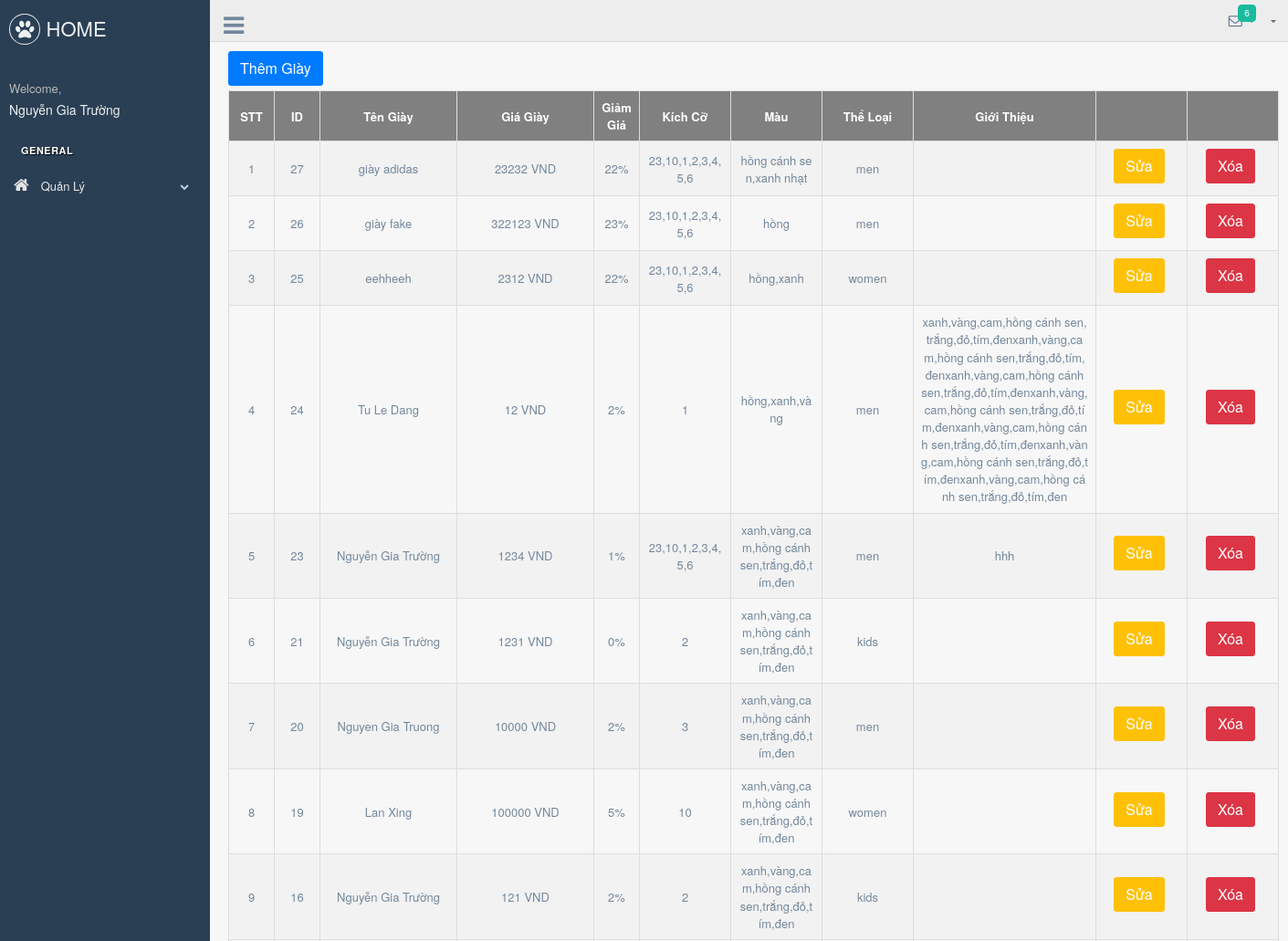
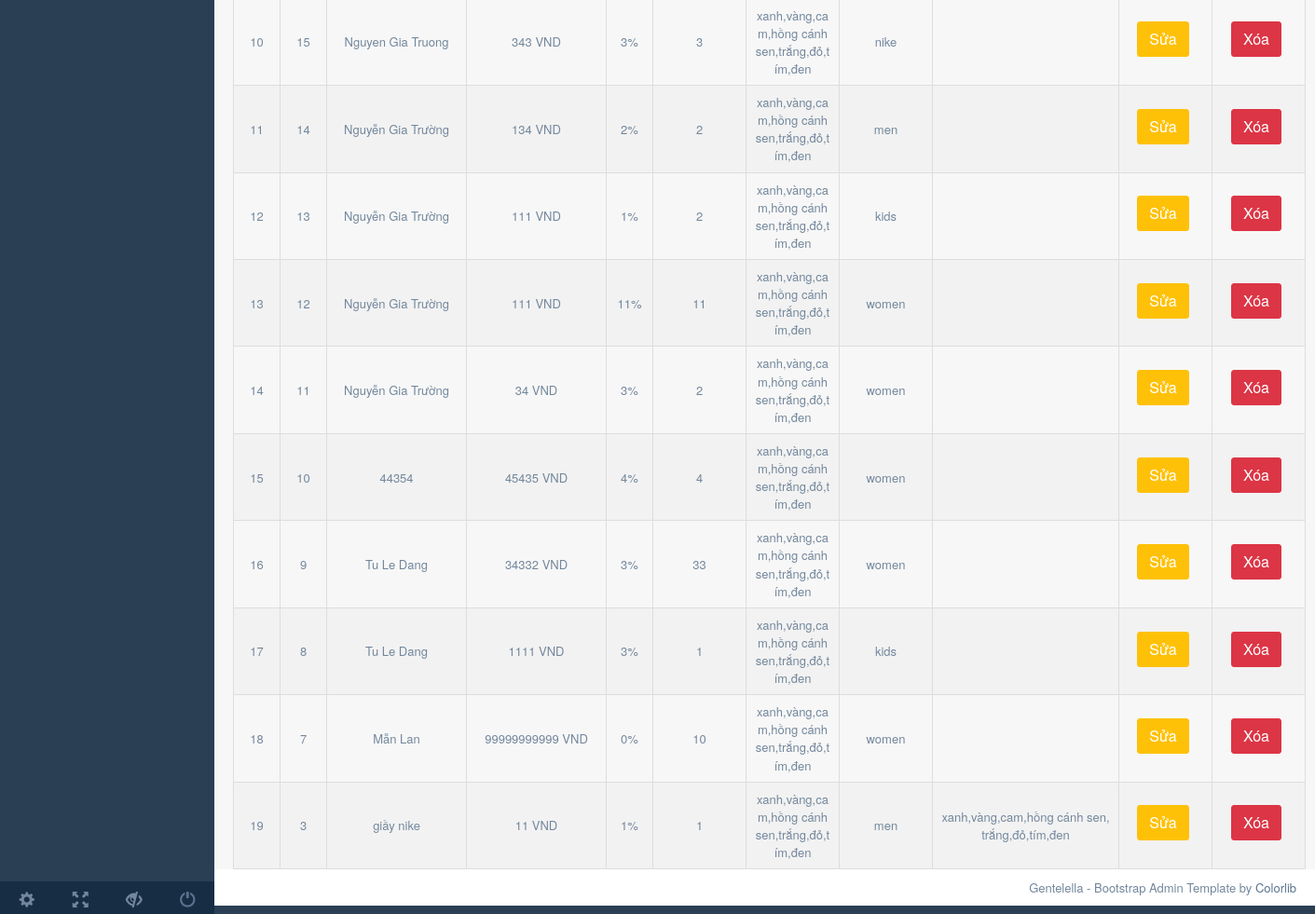
The page /admin/production/shoe.php (signed in) on the database its author committed (2 pictures, top to bottom).
### tables this page shows
CREATE TABLE `user` (
  `id` int(11) NOT NULL,
  `username` varchar(255) NOT NULL,
  `password` varchar(255) NOT NULL,
  `fullname` varchar(255) NOT NULL,
  `dob` date NOT NULL,
  `address` varchar(255) NOT NULL,
  `role` tinyint(1) NOT NULL DEFAULT 0,
  `gender` tinyint(1) NOT NULL DEFAULT 0,
  `email` varchar(255) NOT NULL,
  `phone` varchar(10) NOT NULL
);

CREATE TABLE `shoe` (
  `id` int(11) NOT NULL,
  `name` varchar(255) NOT NULL,
  `price` bigint(11) NOT NULL,
  `sale` int(11) NOT NULL,
  `size` varchar(255) NOT NULL,
  `category_id` int(11) NOT NULL,
  `color` varchar(255) NOT NULL,
  `review` varchar(500) NOT NULL
);

CREATE TABLE `category` (
  `id` int(11) NOT NULL,
  `name` varchar(255) NOT NULL
);

### backend/auth.php (called while the page is built, shortened)
<?php
require_once (__DIR__."../../connect.php") ;
class Auth{
    public static function findOneByUsernameAndPassword($username,$password){
        global $conn;
        $sql="select * from user where username = '$username' and password = '$password'";
        $run = mysqli_query($conn,$sql)->fetch_assoc();
        return $run;
    }
    public static function loginWithCookie(){
        if(isset($_COOKIE['username']) && isset($_COOKIE['password'])) {
            $username= $_COOKIE['username'];
            $password= $_COOKIE['password'];
            $run = Auth::findOneByUsernameAndPassword($username,$password);
            return $run ? $run : null;
        }
        return null;
    }
}

### repository/shoeRepository.php (called while the page is built, shortened)
<?php
    require_once(__DIR__."../../connect.php");
    class ShoeRepository{
        public function getAll($limit){
            global $conn;
            $sql = "select s.id as shoe_id, s.name as shoe_name, s.*, c.* from shoe s join category c on c.id=s.category_id order by s.id desc ";
            return mysqli_query($conn,$sql);
        }
    }
?>

### admin/production/shoe.php (the view, shortened to what this page needs)
<?php
    require_once("../../backend/filterAdmin.php");
    require_once("../../repository/shoeRepository.php");
    $shoeRepository = new ShoeRepository();
?>
<!DOCTYPE html>
<html lang="en">
  <head>
    <link href="../vendors/bootstrap/dist/css/bootstrap.min.css" rel="stylesheet">
    <link href="../vendors/font-awesome/css/font-awesome.min.css" rel="stylesheet">
    <link href="../vendors/nprogress/nprogress.css" rel="stylesheet">
    <link href="../vendors/iCheck/skins/flat/green.css" rel="stylesheet">
    <link href="../vendors/bootstrap-progressbar/css/bootstrap-progressbar-3.3.4.min.css" rel="stylesheet">
    <link href="../vendors/jqvmap/dist/jqvmap.min.css" rel="stylesheet"/>
    <link href="../vendors/bootstrap-daterangepicker/daterangepicker.css" rel="stylesheet">
    <link href="../build/css/custom.min.css" rel="stylesheet">
    <link href="css/shoe.css" rel="stylesheet">
  </head>
  <body class="nav-md">
    <div class="container body">
      <div class="main_container">
        <div class="col-md-3 left_col">
          <div class="left_col scroll-view">
            <div class="navbar nav_title" style="border: 0;">
              <a href="../../index.php" class="site_title"><i class="fa fa-paw"></i> <span>HOME</span></a>
            </div>
            <div class="profile clearfix">
              <div class="profile_info">
                <span>Welcome,</span>
                <h2><?php require_once("../../backend/filterWithCookieAdmin.php") ?></h2>
              </div>
            </div>
            <br />
            <div id="sidebar-menu" class="main_menu_side hidden-print main_menu">
              <div class="menu_section">
                <h3>General</h3>
                <ul class="nav side-menu">
                  <li><a><i class="fa fa-home"></i> Quản Lý <span class="fa fa-chevron-down"></span></a>
                  </li>
                </ul>
              </div>
            </div>
            <div class="sidebar-footer hidden-small">
              <a data-toggle="tooltip" data-placement="top" title="Settings">
                <span class="glyphicon glyphicon-cog" aria-hidden="true"></span>
              </a>
              <a data-toggle="tooltip" data-placement="top" title="FullScreen">
                <span class="glyphicon glyphicon-fullscreen" aria-hidden="true"></span>
              </a>
              <a data-toggle="tooltip" data-placement="top" title="Lock">
                <span class="glyphicon glyphicon-eye-close" aria-hidden="true"></span>
              </a>
              <a data-toggle="tooltip" data-placement="top" title="Logout" href="login.html">
                <span class="glyphicon glyphicon-off" aria-hidden="true"></span>
              </a>
            </div>
          </div>
        </div>
        <div class="top_nav">
          <div class="nav_menu">
              <div class="nav toggle">
                <a id="menu_toggle"><i class="fa fa-bars"></i></a>
              </div>
              <nav class="nav navbar-nav">
              <ul class=" navbar-right">
                <li class="nav-item dropdown open" style="padding-left: 15px;">
                  <a href="javascript:;" class="user-profile dropdown-toggle" aria-haspopup="true" id="navbarDropdown" data-toggle="dropdown" aria-expanded="false">
                  <?php require_once("../../backend/filterWithCookieAdmin.php") ?>
                  </a>
                </li>
                <li role="presentation" class="nav-item dropdown open">
                  <a href="javascript:;" class="dropdown-toggle info-number" id="navbarDropdown1" data-toggle="dropdown" aria-expanded="false">
                    <i class="fa fa-envelope-o"></i>
                    <span class="badge bg-green">6</span>
                  </a>
                </li>
              </ul>
            </nav>
          </div>
        </div>
        <div class="right_col" role="main">
        <a class="btn btn-primary" href="addShoe.php" role="button">Thêm Giày</a>
          <table id="tableShoe">
            <tr>
              <th class="text-center" style="min-width:50px">STT</th>
              <th class="text-center" style="min-width:50px">ID</th>
              <th class="text-center" style="min-width:150px">Tên Giày</th>
              <th class="text-center" style="min-width:150px">Giá Giày</th>
              <th class="text-center" style="min-width:50px">Giảm Giá</th>
              <th class="text-center" style="min-width:100px">Kích Cỡ</th>
              <th class="text-center" style="min-width:100px">Màu</th>
              <th class="text-center" style="min-width:100px">Thể Loại</th>
              <th class="text-center" style="min-width:200px">Giới Thiệu</th>
              <th class="text-center" style="min-width:100px"> </th>
              <th class="text-center" style="min-width:100px"> </th>
            </tr>
            <?php
                  $listShoe = $shoeRepository->getAll(null);
                  $i=1;
                  foreach($listShoe as $shoe){
              ?>
            <tr>
                <td><?php echo $i++; ?></td>
                <td><?php echo $shoe['shoe_id']?></td>
                <td><?php echo $shoe['shoe_name']?></td>
                <td><?php echo $shoe['price']." VND"?></td>
                <td><?php echo $shoe['sale']."%"?></td>
                <td><?php echo $shoe['size']?></td>
                <td><?php echo $shoe['color']?></td>
                <td><?php echo $shoe['name']?></td>
                <td><?php echo $shoe['review']?></td>
                <td><a class="btn btn-warning" href="updateShoe.php?id=<?php echo $shoe['shoe_id']?>" role="button">Sửa</a></td>
                <td><a class="btn btn-danger" href="deleteShoe.php?id=<?php echo $shoe['shoe_id']?>" role="button" onclick="return confirm('Bạn có muốn xóa không?');">Xóa</a></td>
            </tr>
            <?php
                  }
            ?>
        </table>
        </div>
        <footer>
          <div class="pull-right">
            Gentelella - Bootstrap Admin Template by <a href="https://colorlib.com">Colorlib</a>
          </div>
          <div class="clearfix"></div>
        </footer>
      </div>
    </div>
  </body>
</html>

### backend/filterWithCookieAdmin.php
<?php
    require_once("auth.php");
    $checkCookie = Auth::loginWithCookie();
    if($checkCookie != null){
        echo $checkCookie['fullname'];
    }
?>

### admin/production/css/shoe.css (style rules this page uses)
table, th, td { border:1px solid black; text-align: center; }
td { word-break: break-all; }
#tableShoe { border-collapse: collapse; width: 100%; margin: 0 auto; }
#tableShoe td, #tableShoe th { border: 1px solid #ddd; padding: 8px; }
#tableShoe tr:nth-child(even) { background-color: #f2f2f2; }
#tableShoe th { text-align: left; background-color: grey; color: white; }

### rows shown on the page
user: fullname "Nguyễn Gia Trường"
shoe: id "27", name "giày adidas", price "23232", sale "22", size "23,10,1,2,3,4,5,6", color "hồng cánh sen,xanh nhạt", category.name "men"
shoe: id "26", name "giày fake", price "322123", sale "23", size "23,10,1,2,3,4,5,6", color "hồng", category.name "men"
shoe: id "25", name "eehheeh", price "2312", sale "22", size "23,10,1,2,3,4,5,6", color "hồng,xanh", category.name "women"
shoe: id "24", name "Tu Le Dang", price "12", sale "2", size "1", color "hồng,xanh,vàng", category.name "men", review "xanh,vàng,cam,hồng cánh sen,trắng,đỏ,tím,đenxanh,vàng,cam,hồng cánh sen,trắng,đỏ,tím,đenxanh,vàng,cam,hồng cánh sen,trắng,đỏ,tím,đenxanh,vàng,cam,hồng cánh sen,trắng,đỏ,tím,đenxanh,vàng,cam,hồng cánh sen,trắng,đỏ,tím,đenxanh,vàng,cam,hồng cánh sen,trắng,đỏ,tím,đenxanh,vàng,cam,hồng cánh sen,trắng,đỏ,tím,đen"
shoe: id "23", name "Nguyễn Gia Trường", price "1234", sale "1", size "23,10,1,2,3,4,5,6", color "xanh,vàng,cam,hồng cánh sen,trắng,đỏ,tím,đen", category.name "men", review "hhh"
shoe: id "21", name "Nguyễn Gia Trường", price "1231", sale "0", size "2", color "xanh,vàng,cam,hồng cánh sen,trắng,đỏ,tím,đen", category.name "kids"
shoe: id "20", name "Nguyen Gia Truong", price "10000", sale "2", size "3", color "xanh,vàng,cam,hồng cánh sen,trắng,đỏ,tím,đen", category.name "men"
shoe: id "19", name "Lan Xing", price "100000", sale "5", size "10", color "xanh,vàng,cam,hồng cánh sen,trắng,đỏ,tím,đen", category.name "women"
shoe: id "16", name "Nguyễn Gia Trường", price "121", sale "2", size "2", color "xanh,vàng,cam,hồng cánh sen,trắng,đỏ,tím,đen", category.name "kids"
shoe: id "15", name "Nguyen Gia Truong", price "343", sale "3", size "3", color "xanh,vàng,cam,hồng cánh sen,trắng,đỏ,tím,đen", category.name "nike"
shoe: id "14", name "Nguyễn Gia Trường", price "134", sale "2", size "2", color "xanh,vàng,cam,hồng cánh sen,trắng,đỏ,tím,đen", category.name "men"
shoe: id "13", name "Nguyễn Gia Trường", price "111", sale "1", size "2", color "xanh,vàng,cam,hồng cánh sen,trắng,đỏ,tím,đen", category.name "kids"
shoe: id "12", name "Nguyễn Gia Trường", price "111", sale "11", size "11", color "xanh,vàng,cam,hồng cánh sen,trắng,đỏ,tím,đen", category.name "women"
shoe: id "11", name "Nguyễn Gia Trường", price "34", sale "3", size "2", color "xanh,vàng,cam,hồng cánh sen,trắng,đỏ,tím,đen", category.name "women"
shoe: id "10", name "44354", price "45435", sale "4", size "4", color "xanh,vàng,cam,hồng cánh sen,trắng,đỏ,tím,đen", category.name "women"
shoe: id "9", name "Tu Le Dang", price "34332", sale "3", size "33", color "xanh,vàng,cam,hồng cánh sen,trắng,đỏ,tím,đen", category.name "women"
shoe: id "8", name "Tu Le Dang", price "1111", sale "3", size "1", color "xanh,vàng,cam,hồng cánh sen,trắng,đỏ,tím,đen", category.name "kids"
shoe: id "7", name "Mẫn Lan", price "99999999999", sale "0", size "10", color "xanh,vàng,cam,hồng cánh sen,trắng,đỏ,tím,đen", category.name "women"
shoe: id "3", name "giầy nike", price "11", sale "1", size "1", color "xanh,vàng,cam,hồng cánh sen,trắng,đỏ,tím,đen", category.name "men", review "xanh,vàng,cam,hồng cánh sen,trắng,đỏ,tím,đen"
